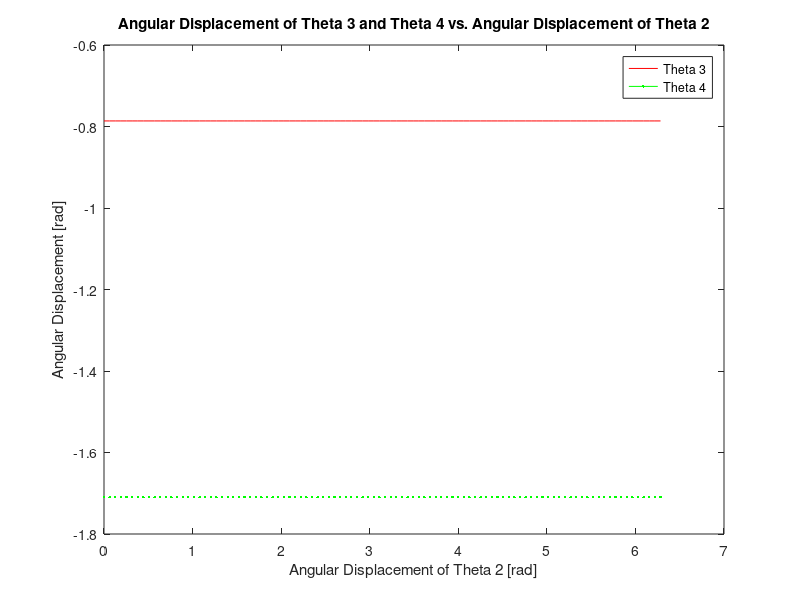
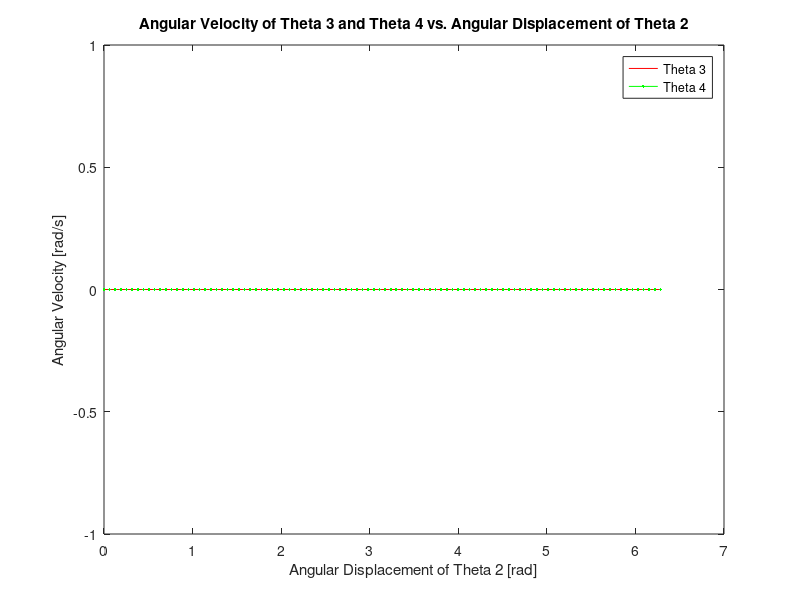
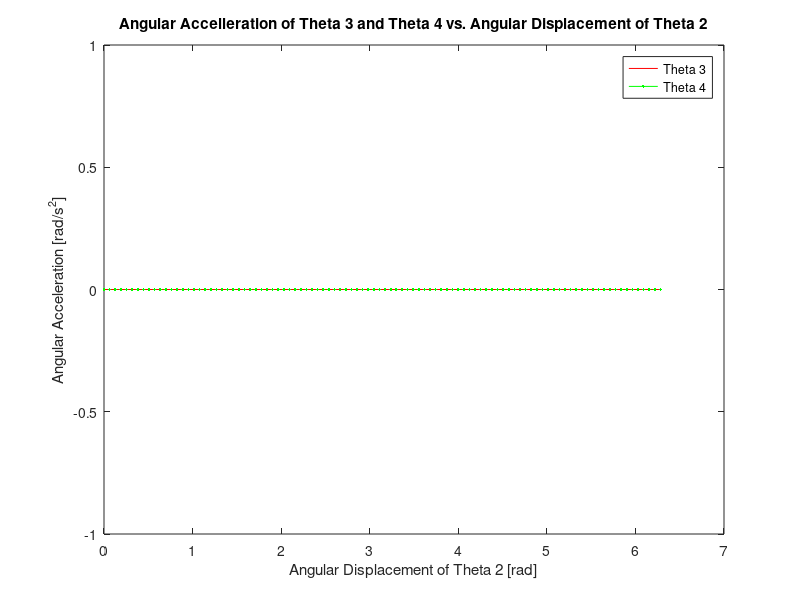

These charts were generated, in order, by the following MATLAB code:
%define link lengths
r1 = 0.1;
r2 = 0.055;
r3 = 0.15;
r4 = 0.11;

%define theta2 range from 0 to 2 Pi
theta2 = linspace(0,2*pi,100);
theta3 = linspace(0,0,100);
theta4 = linspace(0,0,100);

%define constants h1,h2,h3,h4, and h5 used in a,b,c,d, and e calculations
h1 = r1/r2;
h2 = r1/r3;
h3 = r1/r4;
h4 = (-(r1^2)-(r2^2)-(r3^2)+(r4^2))/(2*r2*r3);
h5 = ((r1^2)+(r2^2)-(r3^2)+(r4^2))/(2*r2*r4);

%define constants a,b,c,d,e used in theta3 and theta4 calculations
for j = 1:100
a(j) = -h1 + (1 + h2).*cos(theta2(j)) + h4;
b(j) = -2.*sin(theta2(j));
c(j) = h1 - (1 - h2).*cos(theta2(j)) + h4;
d(j) = -h1 + (1 - h3).*cos(theta2(j)) + h5;
e(j) = h1 - (1 + h3).*cos(theta2(j)) + h5;
end

%Define equations for theta3
for i = 1:100
    theta3(i) = 2.*atan((-b+sqrt((b.^2)-4.*a.*c))/(2.*a));
    theta3_dot = gradient(theta3);
    theta3_dot_dot = gradient(theta3_dot);
end

%Define equations for theta4
theta4 = 2.*atan((-b+sqrt(b.^2-4.*d.*e))/(2.*d));
theta4_dot = gradient(theta4);
theta4_dot_dot = gradient(theta4_dot);

%plot theta3 and theta4 together versus theta2
figure(1)
plot(theta2, theta3,'r')
hold on;
plot(theta2, theta4, 'g')
hold on;
title('Angular Displacement of Theta 3 and Theta 4 vs. Angular Displacement of Theta 2')
xlabel('Angular Displacement of Theta 2 [rad]')
ylabel('Angular Displacement [rad]')
legend ('Theta 3', 'Theta 4')

%plot theta3_dot and theta4_dot together versus theta2
figure(2)
plot(theta2, theta3_dot, 'r')
hold on;
plot(theta2, theta4_dot, 'g')
hold on;
title('Angular Velocity of Theta 3 and Theta 4 vs. Angular Displacement of Theta 2')
xlabel('Angular Displacement of Theta 2 [rad]')
ylabel('Angular Velocity [rad/s]')
legend ('Theta 3', 'Theta 4')

%plot theta3_dot_dot and theta4_dot_dot together versus theta2
figure(3)
plot(theta2, theta3_dot_dot, 'r')
hold on;
plot(theta2, theta4_dot_dot, 'g')
hold on;
title('Angular Accelleration of Theta 3 and Theta 4 vs. Angular Displacement of Theta 2')
xlabel('Angular Displacement of Theta 2 [rad]')
ylabel('Angular Acceleration [rad/s^2]')
legend ('Theta 3', 'Theta 4')
